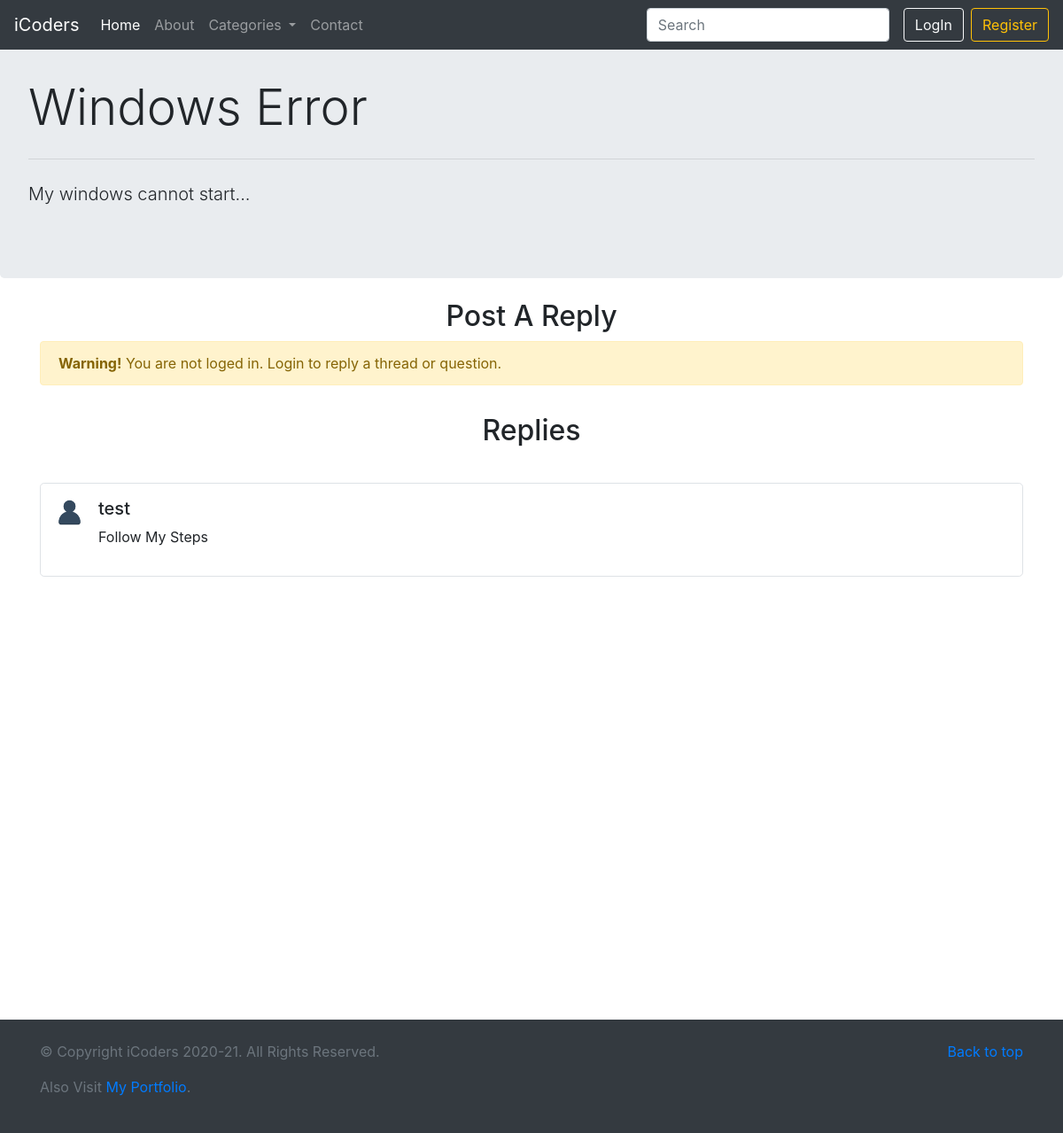
Page /thread_diss.php?threadid=1 on the committed database.
### tables this page shows
CREATE TABLE `threads` (
  `thread_id` int(8) NOT NULL,
  `thread_title` varchar(255) NOT NULL,
  `thread_desc` text NOT NULL,
  `thread_cat_id` int(8) NOT NULL,
  `user_id` int(8) NOT NULL,
  `thread_time` datetime NOT NULL DEFAULT current_timestamp()
);

CREATE TABLE `replies` (
  `reply_id` int(8) NOT NULL,
  `reply_desc` text NOT NULL,
  `thread_id` int(8) NOT NULL,
  `reply_by` int(8) NOT NULL,
  `reply_time` datetime NOT NULL DEFAULT current_timestamp()
);

CREATE TABLE `users066247` (
  `srno` int(8) NOT NULL,
  `name` varchar(30) NOT NULL,
  `username` varchar(30) NOT NULL,
  `email` varchar(30) NOT NULL,
  `password` varchar(255) NOT NULL,
  `dt` datetime NOT NULL DEFAULT current_timestamp()
);

### thread_diss.php (the view, shortened to what this page needs)
<!doctype html>
<html lang="en">
<head>
    <link rel="stylesheet" href="https://stackpath.bootstrapcdn.com/bootstrap/4.5.0/css/bootstrap.min.css"
>
</head>
<body>
    <?php include "partials/_header.php";?>
    <?php
        $thread_id = $_GET['threadid'];
        $sql = "SELECT * FROM `threads` WHERE thread_id='$thread_id'";
        $result = mysqli_query($conn, $sql);
        $row = mysqli_fetch_assoc($result);
        $thread_title = $row['thread_title'];
        $thread_desc = $row['thread_desc'];
        echo '
        <div class="jumbotron my-4">
        <h2 class="display-4">'.$thread_title.'</h2>
            <hr class="my-4">
            <p class="lead">'.$thread_desc.'...</p>
        </div>';
    ?>
    <div class="container">
        <h2 class="text-center">Post A Reply</h2>
    <?php
    if(isset($_SESSION['login']) && $_SESSION['login']==true){
        echo '<form action="'. $_SERVER["REQUEST_URI"] .'" method="POST">
            <div class="form-group">
                <label for="reply">Reply Your Suggesion</label>
                <textarea class="form-control" id="reply" rows="3" name="reply"></textarea>
            </div>
            <input type="submit" value="Reply" class="btn btn-outline-success btn-md">
        </form>
    </div>';
    }else{
        echo '<div class="alert alert-warning fade show" role="alert">
                <strong>Warning!</strong> You are not loged in. Login to reply a thread or question.
              </div>';
    }
    ?>
    </div>
    <div class="container" style="min-height: 700px">
        <h2 class="text-center py-3">Replies</h2>
        <?php
            $thread_id = $_GET['threadid'];
            $sql = "SELECT * FROM replies WHERE thread_id='$thread_id' ORDER BY reply_id DESC LIMIT 10";
            $result = mysqli_query($conn, $sql);
            while($row = mysqli_fetch_assoc($result)){
                $reply_desc = $row['reply_desc'];
                $reply_by = $row['reply_by'];
                $sql2 = "SELECT username FROM users066247 WHERE srno='$reply_by'";
                $result2 = mysqli_query($conn, $sql2);
                $row2 = mysqli_fetch_assoc($result2);
                $username = $row2['username'];
                echo '<div class="media my-4 border rounded-lg py-3 px-3">
                <img src="images/user.png" class="mr-3 img-fluid" alt="userlogo" style="width:33px; height:33px">
                <div class="media-body">
                    <h5 class="mt-0">'.$username.'</h5>
                    <p>'.$reply_desc.'</P>
                </div>
            </div>';
            }
        ?>
    </div>
    <?php  include "partials/_footer.php";?>
</body>
</html>

### rows in the picture
threads: thread_title "Windows Error", thread_desc "My windows cannot start"
replies: users066247.username "test", reply_desc "Follow My Steps"
